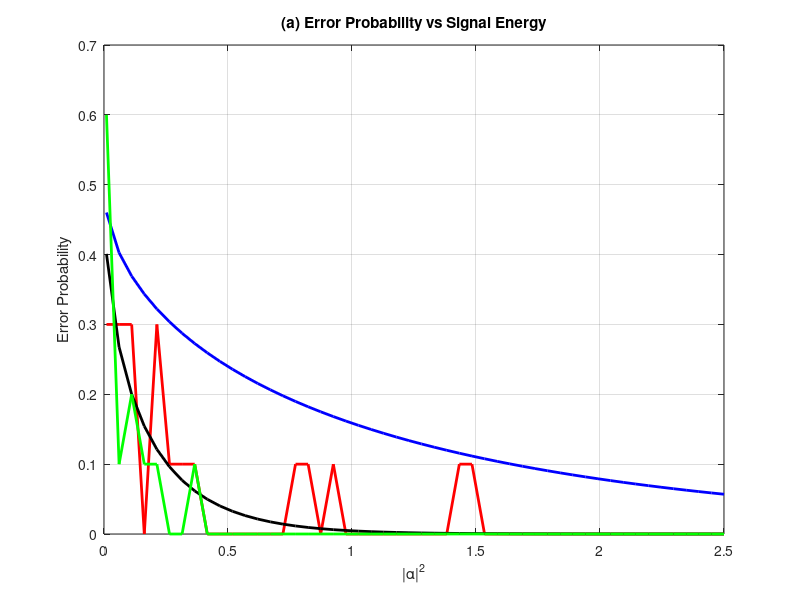
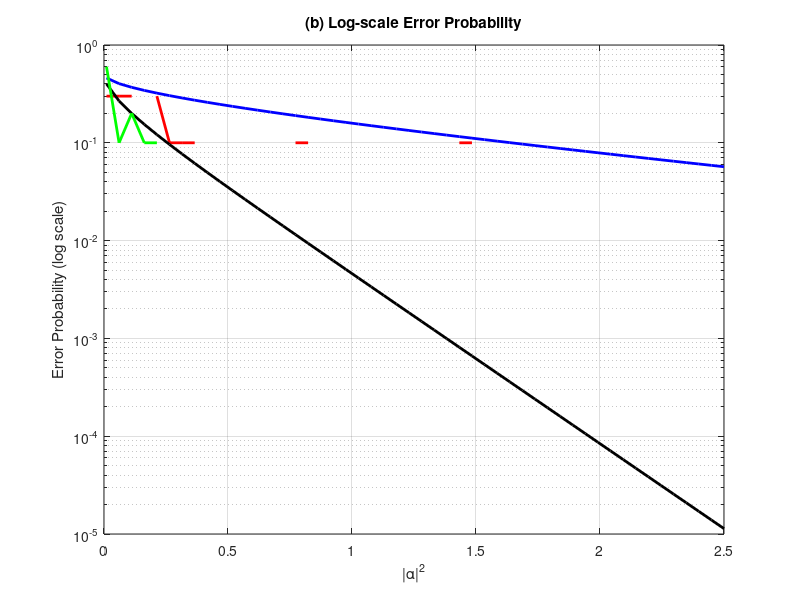

These figures' MATLAB source, in order:
clc; clear; close all;

%% 🔷 PARAMETERS
alpha2_vals = linspace(0.01,2.5,50);   % |alpha|^2
Pe_het = zeros(size(alpha2_vals));
Pe_hel = zeros(size(alpha2_vals));
Pe_bayes = zeros(size(alpha2_vals));
Pe_cyclic = zeros(size(alpha2_vals));
N_trials = 10;   % Monte Carlo trials

%% 🔷 LOOP OVER SIGNAL ENERGY
for idx = 1:length(alpha2_vals)
    
    alpha2 = alpha2_vals(idx);
    alpha = sqrt(alpha2);
    
    % BPSK states
    alpha_k = [alpha, -alpha];
    
    %% 🔷 Helstrom bound (analytical)
    Pe_hel(idx) = 0.5 * (1 - sqrt(1 - exp(-4*alpha2)));
    
    %% 🔷 Heterodyne detection (analytical approx)
    Pe_het(idx) = 0.5 * erfc(alpha / sqrt(2));
    
    %% 🔷 Bayesian receiver (simulation)
    errors = 0;
    
    for trial = 1:N_trials
        
        % Random transmitted state
        true_idx = randi(2);
        alpha_true = alpha_k(true_idx);
        
        % Prior
        P = [0.5, 0.5];
        
        % 🔁 Single-step optimal beta (entropy search)
        beta_grid = linspace(-2*alpha, 2*alpha, 20);
        best_beta = 0;
        min_entropy = inf;
        
        for b = 1:length(beta_grid)
            beta = beta_grid(b);
            expected_entropy = 0;
            m_max = 10;
            for m = 0:m_max
                likelihoods = zeros(1,2);
                P_m = 0;
                
                for j = 1:2
                    lambda = abs(alpha_k(j) - beta)^2;
                    likelihoods(j) = (lambda^m / factorial(m)) * exp(-lambda);
                    P_m = P_m + P(j)*likelihoods(j);
                end
                
                if P_m < 1e-10
                    continue;
                end
                
                P_post = (P .* likelihoods) / P_m;
%                 H = -sum(P_post .* log2(P_post + 1e-12));
                H = -sum(P_post .* log2(P_post + 1e-12));
                expected_entropy = expected_entropy + P_m * H;
            end
            
            if expected_entropy < min_entropy
                min_entropy = expected_entropy;
                best_beta = beta;
            end
        end
        
        %% 🔷 Measurement with optimal beta
        lambda = abs(alpha_true - best_beta)^2;
        m = poissrnd(lambda);
        
        % Bayesian update
        likelihoods = zeros(1,2);
        for j = 1:2
            lambda_j = abs(alpha_k(j) - best_beta)^2;
            likelihoods(j) = (lambda_j^m / factorial(m)) * exp(-lambda_j);
        end
        
        P_post = P .* likelihoods;
        P_post = P_post / sum(P_post);
        
        % Decision
        [~, detected] = max(P_post);
        
        if detected ~= true_idx
            errors = errors + 1;
        end
    end
    
    Pe_bayes(idx) = errors / N_trials;

    %% 🔷 CYCLIC PROBING (MULTI-STEP)

errors_cyclic = 0;
N_steps = 4;   % number of probing steps

for trial = 1:N_trials
    
    true_idx = randi(2);
    alpha_true = alpha_k(true_idx);
    
    P = [0.5, 0.5];   % prior
    
    for step = 1:N_steps
        
        % 🔁 Cycle between +alpha and -alpha
        if mod(step,2) == 1
            beta = alpha;     % +alpha
        else
            beta = -alpha;    % -alpha
        end
        
        % Photon detection
        lambda = abs(alpha_true - beta)^2;
        m = poissrnd(lambda);
        
        % Bayesian update
        likelihoods = zeros(1,2);
        for j = 1:2
            lambda_j = abs(alpha_k(j) - beta)^2;
            likelihoods(j) = (lambda_j^m / factorial(m)) * exp(-lambda_j);
        end
        
        P = P .* likelihoods;
        P = P / sum(P);
    end
    
    % Final decision
    [~, detected] = max(P);
    
    if detected ~= true_idx
        errors_cyclic = errors_cyclic + 1;
    end
end

Pe_cyclic(idx) = errors_cyclic / N_trials;
end

%% 🔷 PLOT (a) Linear scale
figure;
plot(alpha2_vals, Pe_bayes, 'r', 'LineWidth', 2); hold on;
plot(alpha2_vals, Pe_het, 'b', 'LineWidth', 2);
plot(alpha2_vals, Pe_hel, 'k', 'LineWidth', 2);
plot(alpha2_vals, Pe_cyclic, 'g', 'LineWidth', 2);
grid on;
xlabel('|\alpha|^2');
ylabel('Error Probability');
title('(a) Error Probability vs Signal Energy');

%% 🔷 PLOT (b) Log scale
figure;
semilogy(alpha2_vals, Pe_bayes, 'r', 'LineWidth', 2); hold on;
semilogy(alpha2_vals, Pe_het, 'b', 'LineWidth', 2);
semilogy(alpha2_vals, Pe_hel, 'k', 'LineWidth', 2);
semilogy(alpha2_vals, Pe_cyclic, 'g', 'LineWidth', 2);
grid on;
xlabel('|\alpha|^2');
ylabel('Error Probability (log scale)');
title('(b) Log-scale Error Probability');
